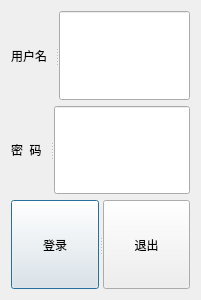
<?xml version="1.0" encoding="UTF-8"?>
<ui version="4.0">
 <class>UI_LOGIN</class>
 <widget class="QDialog" name="UI_LOGIN">
  <property name="geometry">
   <rect>
    <x>0</x>
    <y>0</y>
    <width>201</width>
    <height>300</height>
   </rect>
  </property>
  <property name="windowTitle">
   <string>Dialog</string>
  </property>
  <layout class="QGridLayout" name="gridLayout">
   <item row="0" column="0">
    <widget class="QSplitter" name="splitter">
     <property name="orientation">
      <enum>Qt::Horizontal</enum>
     </property>
     <widget class="QLabel" name="LABEL_USERNAME">
      <property name="text">
       <string>用户名</string>
      </property>
     </widget>
     <widget class="QLineEdit" name="EDIT_USERNAME"/>
    </widget>
   </item>
   <item row="1" column="0">
    <widget class="QSplitter" name="splitter_2">
     <property name="orientation">
      <enum>Qt::Horizontal</enum>
     </property>
     <widget class="QLabel" name="LABEL_PASSWORD">
      <property name="text">
       <string>密  码</string>
      </property>
     </widget>
     <widget class="QLineEdit" name="EDIT_PASSWORD"/>
    </widget>
   </item>
   <item row="2" column="0">
    <widget class="QSplitter" name="splitter_3">
     <property name="orientation">
      <enum>Qt::Horizontal</enum>
     </property>
     <widget class="QPushButton" name="BUTTON_LOGIN">
      <property name="text">
       <string>登录</string>
      </property>
     </widget>
     <widget class="QPushButton" name="BUTTON_EXIT">
      <property name="text">
       <string>退出</string>
      </property>
     </widget>
    </widget>
   </item>
  </layout>
 </widget>
 <resources/>
 <connections/>
</ui>
